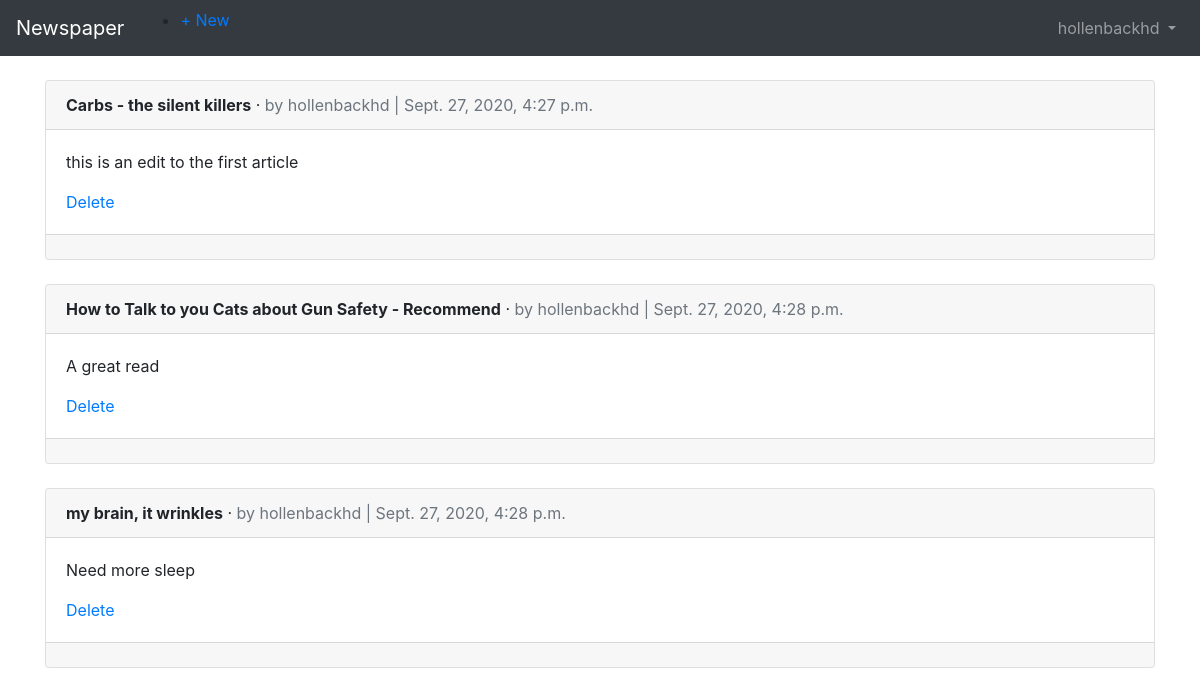
Page /articles/ (signed in) on the earlier database version.
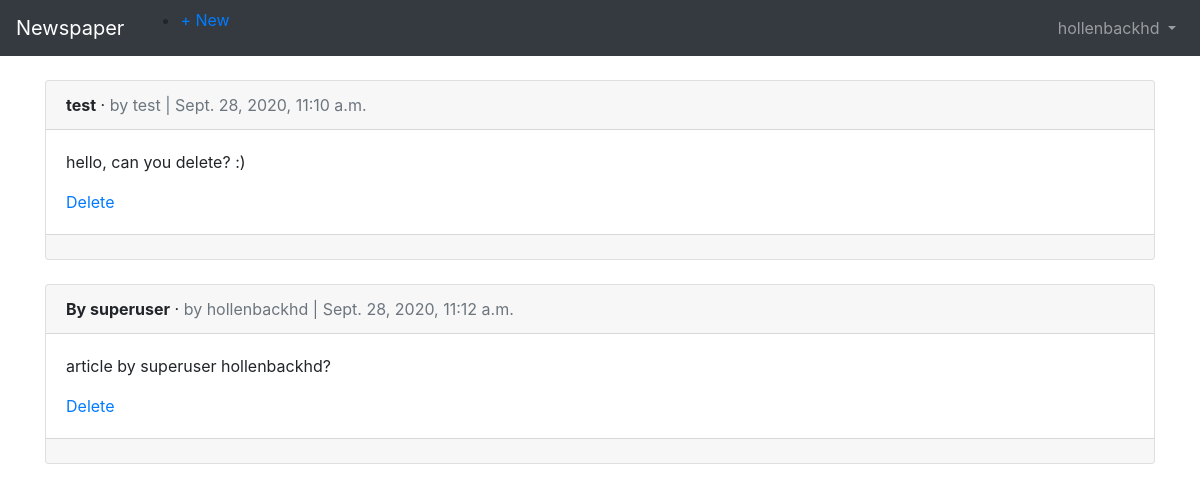
Same page on the later database version.
### articles/models.py (models this page shows, shortened)
class Article(models.Model):
    title = models.CharField(max_length=255)
    body = models.TextField()
    date = models.DateTimeField(auto_now_add=True)
    author = models.ForeignKey(
        get_user_model(),
        on_delete=models.CASCADE,
        )

### users/models.py (models this page shows)
class CustomUser(AbstractUser):
    age = models.PositiveIntegerField(null=True, blank=True)

### articles/views.py (the view)
# urls.py: path('', ArticleListView.as_view(), name='article_list'),
class ArticleListView(LoginRequiredMixin, ListView):
    model = Article
    template_name = 'article_list.html'
    login_url = 'login'

### templates/article_list.html (shortened to what this page needs)
{% extends 'base.html' %}
{% block content %}
{% for article in object_list %}
<div class="card">
<div class="card-header">
<span class="font-weight-bold">{{ article.title }}</span> &middot;
<span class="text-muted">by {{ article.author }} |
{{ article.date }}</span>
</div>
<div class="card-body">
<p>{{ article.body }}</p>
<a href="{% url 'article_edit' article.pk %}>Edit</a> |
<a href="{% url 'article_delete' article.pk %}">Delete</a>
</div>
<div class="card-footer">
</div>
</div>
<br />
{% endfor %}
{% endblock content %}

Differences in the rows shown:
removed Article: title "Carbs - the silent killers", author "hollenbackhd", date "Sept. 27, 2020, 4:27 p.m.", body "this is an edit to the first article"
removed Article: title "How to Talk to you Cats about Gun Safety - Recommend", author "hollenbackhd", date "Sept. 27, 2020, 4:28 p.m.", body "A great read"
removed Article: title "my brain, it wrinkles", author "hollenbackhd", date "Sept. 27, 2020, 4:28 p.m.", body "Need more sleep"
added Article: title "test", author "test", date "Sept. 28, 2020, 11:10 a.m.", body "hello, can you delete? :)"
added Article: title "By superuser", author "hollenbackhd", date "Sept. 28, 2020, 11:12 a.m.", body "article by superuser hollenbackhd?"
